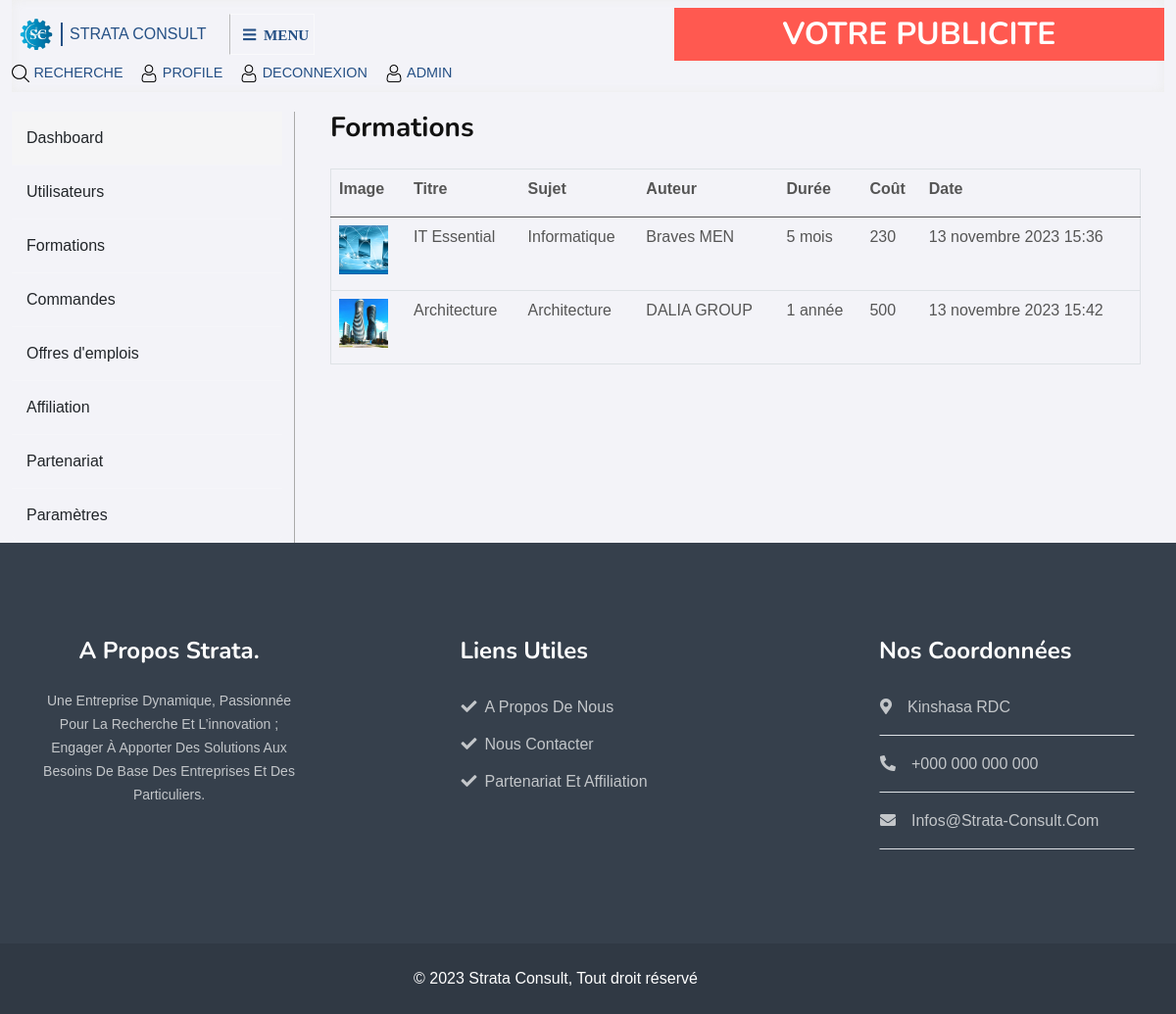
Page /back/formations/ (signed in) on the committed database.
### back/models.py (models this page shows, shortened)
class Formation(models.Model):
    subject = models.ForeignKey(Subject, on_delete=models.SET_NULL, null=True)
    title = models.CharField(max_length=100)
    slug = models.SlugField(unique=True)
    image = models.ImageField(upload_to='formation/')
    description = models.TextField()
    avantage = models.TextField()
    certification = models.TextField()
    auteur = models.CharField(max_length=100)
    duree = models.CharField(max_length=100)
    prix = models.CharField(max_length=100)
    souscrire = models.ManyToManyField(User)
    date = models.DateTimeField(auto_now_add=True)
    update = models.DateTimeField(auto_now=True)

class Subject(models.Model):
    title = models.CharField(max_length=100)
    slug = models.SlugField(unique=True)
    date = models.DateTimeField(auto_now_add=True)
    update = models.DateTimeField(auto_now=True)

### back/views.py (the view)
# urls.py: path('formations/', Formations, name='formations'),
def Formations(request):
    subjects = Subject.objects.all().order_by('id')
    formations = Formation.objects.all().order_by('id')
    template_name = 'back/formations.html'
    context = {
        'subjects': subjects,
        'formations': formations,
    }
    return render(request, template_name, context)

### templates/back/formations.html (shortened to what this page needs)
{% extends 'back/base.html' %}
{% load static %}
{% block admin %}
                    <div class="container pb-5">
                        <div class="overflow-hidden">
                            <h3 class="mb-4">Formations</h3>
                        </div>
                        <div class="table-responsive">
                            <table class="table border">
                                <thead>
                                    <th class="pb-3">Image</th>
                                    <th class="pb-3">Titre</th>
                                    <th class="pb-3">Sujet</th>
                                    <th class="pb-3">Auteur</th>
                                    <th class="pb-3">Durée</th>
                                    <th class="pb-3">Coût</th>
                                    <th class="pb-3">Date</th>
                                </thead>
                                {% for formation in formations %}
                                <tr>
                                    <td class="pb-3"><img src="{{formation.image.url}}" alt="{{formation.title}}" style="width: 50px; height: 50px; object-fit: cover;"></td>
                                    <td class="pb-3">{{formation.title}}</td>
                                    <td class="pb-3">{{formation.subject.title}}</td>
                                    <td class="pb-3">{{formation.auteur}}</td>
                                    <td class="pb-3">{{formation.duree}}</td>
                                    <td class="pb-3">{{formation.prix}}</td>
                                    <td class="pb-3">{{formation.date}}</td>
                                </tr>
                                {% endfor %}
                            </table>
                        </div>
                    </div>
{% endblock %}

### static/css/css.css (style rules this page uses)
html, body { box-sizing: border-box; overflow-x: hidden; background-color: #f3f3f8; }

### rows in the picture
Formation: image (picture), title "IT Essential", subject "Informatique", auteur "Braves MEN", duree "5 mois", prix "230", date "13 novembre 2023 15:36"
Formation: image (picture), title "Architecture", subject "Architecture", auteur "DALIA GROUP", duree "1 année", prix "500", date "13 novembre 2023 15:42"
